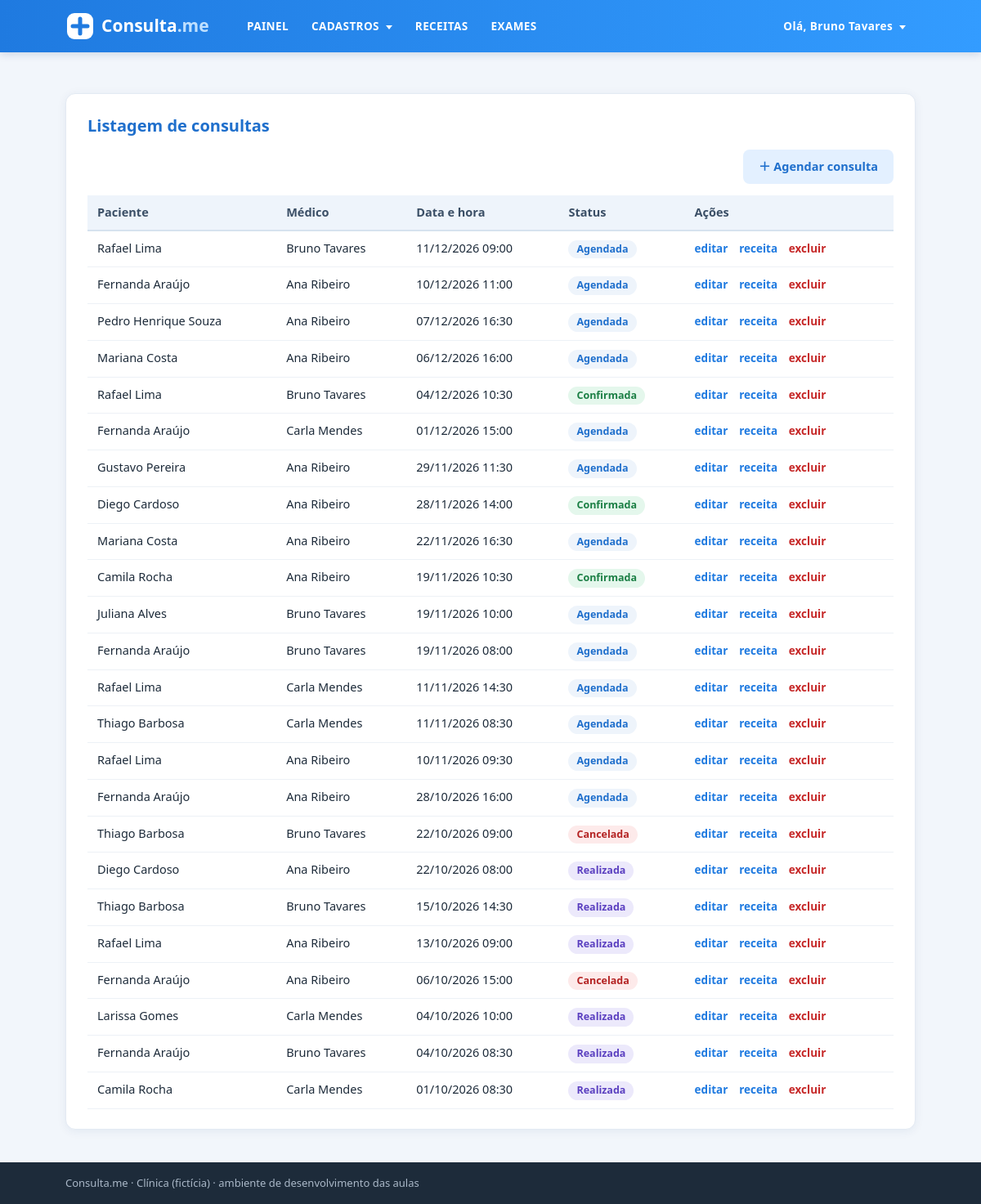
/consultas/ (signed in), run on an earlier commit of the app's database.
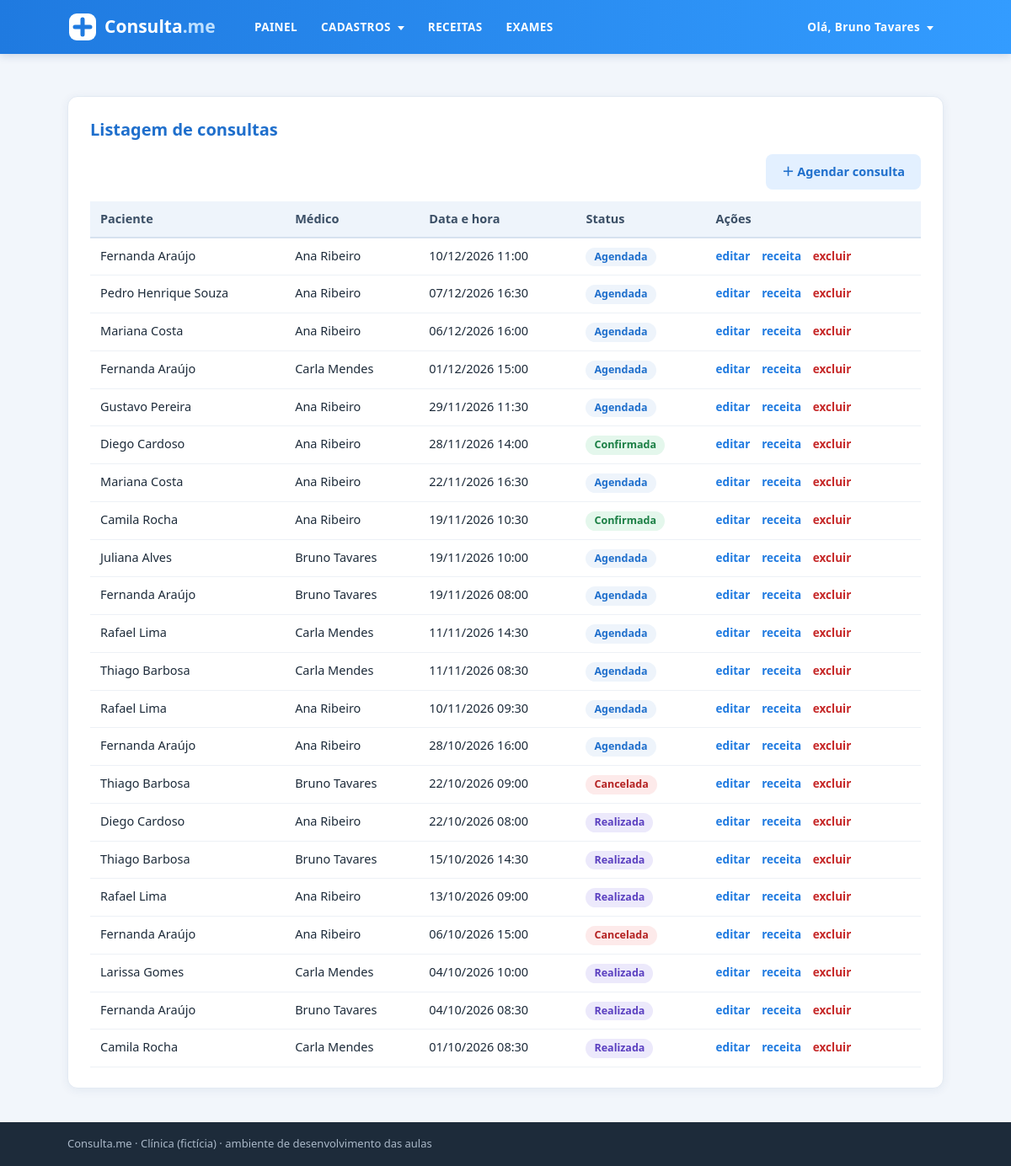
And on a later commit of the database.
### intranet/models.py (models this page shows, shortened)
class Consulta(models.Model):
    paciente_id = models.ForeignKey(Paciente, on_delete=models.CASCADE)
    medico_id = models.ForeignKey(Medico, on_delete=models.CASCADE)
    horario = models.DateTimeField(default=timezone.now)
    observacao = models.TextField(blank=True)   # anotações do atendimento
    status = models.CharField(
        default='A',
        max_length=1,
        choices=(
            ('A', 'Agendada'),
            ('X', 'Cancelada'),
            ('C', 'Confirmada'),
            ('R', 'Realizada')
        )
    )

class Paciente(models.Model):
    nome = models.CharField(max_length=50)
    sobrenome = models.CharField(max_length=50)
    email = models.EmailField()
    telefone = models.CharField(max_length=15)
    cpf = models.CharField(max_length=11)   # 11 dígitos, sem pontos e traço
    criacao_data = models.DateTimeField(default=timezone.now)
    mensagem = models.TextField(blank=True)
    ativo = models.BooleanField(default=True)
    imagem = models.ImageField(upload_to='img/%Y/%m', blank=True)

class Medico(models.Model):
    nome = models.CharField(max_length=30)
    sobrenome = models.CharField(max_length=30)
    email = models.EmailField()
    criacao_data = models.DateTimeField(default=timezone.now)
    telefone = models.CharField(max_length=15)
    crm = models.CharField(max_length=6)
    especialidade = models.CharField(max_length=20)
    ativo = models.BooleanField(default=True)
    mensagem = models.TextField(blank=True)
    imagem = models.ImageField(upload_to='img/%Y/%m', blank=True)
    usuario = models.OneToOneField(
        settings.AUTH_USER_MODEL,
        on_delete=models.SET_NULL,
        null=True, blank=True,
        related_name='medico',
    )

### intranet/views.py (the view)
# urls.py: path('consultas/', views.ConsultaListView.as_view(), name='consulta-list'),
class ConsultaListView(LoginRequiredMixin, ListView):
    model = Consulta
    template_name = 'intranet/consultas/listagem.html'
    context_object_name = 'consultas'
    def get_queryset(self):
        return Consulta.objects.select_related('paciente_id', 'medico_id').order_by('-horario')

### intranet/templates/intranet/consultas/listagem.html (shortened to what this page needs)
{% extends 'intranet/base_logado.html' %}
{% block content %}
<main class="container">
  <section class="card">
    <h2 class="title">Listagem de consultas</h2>
    <div class="table-controls">
      <a href="{% url 'intranet:consulta-create' %}" class="btn btn-tertiary">＋ Agendar consulta</a>
    </div>
    <table class="tabela">
      <thead><tr><th>Paciente</th><th>Médico</th><th>Data e hora</th><th>Status</th><th>Ações</th></tr></thead>
      <tbody>
        {% for consulta in consultas %}
        <tr>
          <td>{{ consulta.paciente_id.nome }} {{ consulta.paciente_id.sobrenome }}</td>
          <td>{{ consulta.medico_id.nome }} {{ consulta.medico_id.sobrenome }}</td>
          <td>{{ consulta.horario|date:"d/m/Y H:i" }}</td>
          <td><span class="status status-{{ consulta.status }}">{{ consulta.get_status_display }}</span></td>
          <td class="acoes">
            <a href="{% url 'intranet:consulta-update' consulta.pk %}">editar</a>
            <a href="{% url 'intranet:receita-create' %}?consulta={{ consulta.pk }}">receita</a>
            <a class="perigo" href="{% url 'intranet:consulta-delete' consulta.pk %}">excluir</a>
          </td>
        </tr>
        {% empty %}
        <tr><td colspan="5">Nenhuma consulta cadastrada.</td></tr>
        {% endfor %}
      </tbody>
    </table>
  </section>
</main>
{% endblock %}

### intranet/templates/intranet/base_logado.html (shortened to what this page needs)
{% extends 'intranet/base.html' %}
{% load static %}
{% block header %}
<header class="header">
  <div class="container header-container">
    <a class="logo" href="{% url 'intranet:painel' %}">
      <img src="{% static 'intranet/assets/logo.svg' %}" alt="Consulta.me">
    </a>
    <nav class="main-nav">
      <ul class="nav-left">
        <li><a href="{% url 'intranet:painel' %}">PAINEL</a></li>
        <li class="dropdown">
          <a href="#">CADASTROS <i class="arrow-down"></i></a>
        </li>
        <li><a href="{% url 'intranet:receita-list' %}">RECEITAS</a></li>
        <li><a href="{% url 'intranet:exames' %}">EXAMES</a></li>
      </ul>
      <ul class="nav-right">
        <li class="dropdown">
          <a href="#">
            Olá, <span>{{ request.user.get_full_name|default:request.user.username }}</span> <i class="arrow-down"></i>
          </a>
        </li>
      </ul>
    </nav>
  </div>
</header>
{% endblock %}

### intranet/templates/intranet/base.html (shortened to what this page needs)
{% load static %}
<!DOCTYPE html>
<html lang="pt-br">
<head>
  <link rel="stylesheet" href="{% static 'intranet/style.css' %}">
</head>
<body>
  {% block header %}{% endblock %}
  {% block content %}{% endblock %}
  <footer class="footer">
    <div class="container">Consulta.me · Clínica (fictícia) · ambiente de desenvolvimento das aulas</div>
  </footer>
</body>
</html>

### intranet/static/intranet/style.css (style rules this page uses)
* { box-sizing: border-box; margin: 0; padding: 0; }
body { font-family: 'Segoe UI', Helvetica, Arial, sans-serif; background: #f2f6fb; color: #1d2b3a; line-height: 1.5; min-height: 100vh; display: flex; flex-direction: column; }
a { color: #1f7ae0; text-decoration: none; }
.container { width: 100%; max-width: 1080px; margin: 0 auto; padding: 0 20px; }
main.container { flex: 1; padding-top: 28px; padding-bottom: 40px; }
.header { background: #339cff; background: linear-gradient(90deg, #1f7ae0, #339cff); box-shadow: 0 2px 10px rgba(20, 60, 120, .18); }
.header-container { display: flex; align-items: center; justify-content: space-between; min-height: 64px; gap: 20px; }
.logo img { display: block; height: 40px; }
.main-nav { display: flex; align-items: center; justify-content: space-between; flex: 1; gap: 20px; }
.main-nav ul { list-style: none; display: flex; align-items: center; gap: 4px; }
.main-nav > ul > li > a { display: block; padding: 20px 12px; color: #fff; font-weight: 600; font-size: 13.5px; letter-spacing: .03em; }
.arrow-down { display: inline-block; width: 0; height: 0; margin-left: 4px; vertical-align: middle; border-left: 4px solid transparent; border-right: 4px solid transparent; border-top: 5px solid #fff; }
.header .dropdown { position: relative; }
.card { background: #fff; border-radius: 12px; padding: 24px 26px; margin-top: 22px; box-shadow: 0 2px 12px rgba(20, 60, 120, .07); border: 1px solid #e3eaf3; }
.title { font-size: 20px; color: #1f6fcc; margin-bottom: 14px; }
.table-controls { display: flex; justify-content: flex-end; gap: 10px; margin-bottom: 14px; }
.tabela { width: 100%; border-collapse: collapse; font-size: 14.5px; }
.tabela th { text-align: left; background: #eef4fb; color: #3b4f66; font-weight: 600; padding: 10px 12px; border-bottom: 2px solid #d6e2ef; }
.tabela td { padding: 10px 12px; border-bottom: 1px solid #edf1f6; vertical-align: top; }
.acoes a { margin-right: 10px; font-weight: 600; font-size: 13.5px; }
.acoes a.perigo { color: #c62828; }
.status { display: inline-block; padding: 2px 10px; border-radius: 999px; font-size: 12.5px; font-weight: 600; background: #eef4fb; color: #1f6fcc; }
.status-C { background: #e4f7ec; color: #1b7f45; }
.status-R { background: #ece9fb; color: #5a3fc0; }
.status-X { background: #fdeaea; color: #b42323; }
.btn { display: inline-block; padding: 9px 18px; border-radius: 8px; border: 1px solid transparent; font-size: 14.5px; font-weight: 600; cursor: pointer; font-family: inherit; text-align: center; }
.btn-tertiary { background: #e3f0ff; color: #1f6fcc; }
.footer { background: #1d2b3a; color: #aab8c8; font-size: 13px; padding: 16px 0; margin-top: auto; }

What changed in the data, as far as the page shows it:
removed Consulta: paciente_id.nome "Rafael", paciente_id.sobrenome "Lima", medico_id.nome "Bruno", medico_id.sobrenome "Tavares", horario "11/12/2026 09:00", status "Agendada"
removed Consulta: paciente_id.nome "Rafael", paciente_id.sobrenome "Lima", medico_id.nome "Bruno", medico_id.sobrenome "Tavares", horario "04/12/2026 10:30", status "Confirmada"
